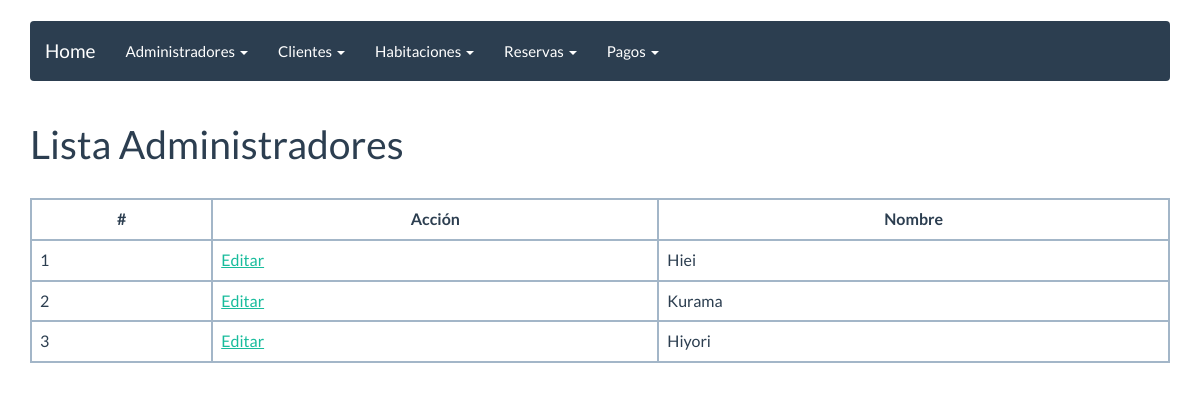
The page /listaradmin on the database its author committed.
### reservar/models.py (models this page shows, shortened)
class Admin(models.Model):
    nombre_completo_admin = models.CharField(max_length=50)

### reservar/views.py (the view)
# urls.py: url(r'^listaradmin', AdminList.as_view(), name='admin_listar'),
class AdminList(ListView):
    model = Admin
    template_name = "admin_list.html"

### templates/admin_list.html (shortened to what this page needs)
{% extends "base.html" %}
{% block content %}
<h1>Lista Administradores</h1><br>
<table class="table table-bordered">
    <tbody>
        {% if object_list %}
        <thead align="center">
            <tr>
                <td><strong>#</strong></td>
                <td><strong>Acción</strong></td>
                <td><strong>Nombre</strong></td>
            </tr>
        </thead>
        {% for admin in object_list %}
        <tr>
            <td>{{ admin.id }}</td>
            <td>
                <a href="{% url 'admin_editar' admin.id %}">Editar</a>
            </td>
            <td>{{ admin.nombre_completo_admin }}</td>
        </tr>
        {% endfor %}
        {% else %}
        <h1>No hay registros de administradores</h1>
        {% endif %}
    </tbody>
</table>
{% endblock%}

### rows shown on the page
Admin: id "1", nombre_completo_admin "Hiei"
Admin: id "2", nombre_completo_admin "Kurama"
Admin: id "3", nombre_completo_admin "Hiyori"
